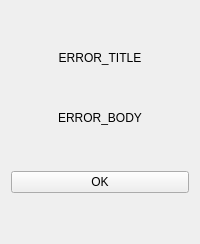
        <widget class="QWidget" name="error_page">
         <layout class="QVBoxLayout" name="verticalLayout_47">
          <item>
           <layout class="QVBoxLayout" name="verticalLayout_13">
            <item>
             <spacer name="verticalSpacer_12">
              <property name="orientation">
               <enum>Qt::Vertical</enum>
              </property>
              <property name="sizeHint" stdset="0">
               <size>
                <width>20</width>
                <height>40</height>
               </size>
              </property>
             </spacer>
            </item>
            <item>
             <widget class="QLabel" name="error_tite">
              <property name="text">
               <string>ERROR_TITLE</string>
              </property>
              <property name="alignment">
               <set>Qt::AlignCenter</set>
              </property>
             </widget>
            </item>
            <item>
             <spacer name="verticalSpacer_10">
              <property name="orientation">
               <enum>Qt::Vertical</enum>
              </property>
              <property name="sizeHint" stdset="0">
               <size>
                <width>20</width>
                <height>40</height>
               </size>
              </property>
             </spacer>
            </item>
            <item>
             <widget class="QLabel" name="error_body">
              <property name="text">
               <string>ERROR_BODY</string>
              </property>
              <property name="alignment">
               <set>Qt::AlignCenter</set>
              </property>
              <property name="wordWrap">
               <bool>true</bool>
              </property>
             </widget>
            </item>
            <item>
             <spacer name="verticalSpacer_9">
              <property name="orientation">
               <enum>Qt::Vertical</enum>
              </property>
              <property name="sizeHint" stdset="0">
               <size>
                <width>20</width>
                <height>40</height>
               </size>
              </property>
             </spacer>
            </item>
            <item>
             <widget class="QPushButton" name="error_ok_pb">
              <property name="text">
               <string>OK</string>
              </property>
             </widget>
            </item>
            <item>
             <spacer name="verticalSpacer_11">
              <property name="orientation">
               <enum>Qt::Vertical</enum>
              </property>
              <property name="sizeHint" stdset="0">
               <size>
                <width>20</width>
                <height>40</height>
               </size>
              </property>
             </spacer>
            </item>
           </layout>
          </item>
         </layout>
        </widget>
